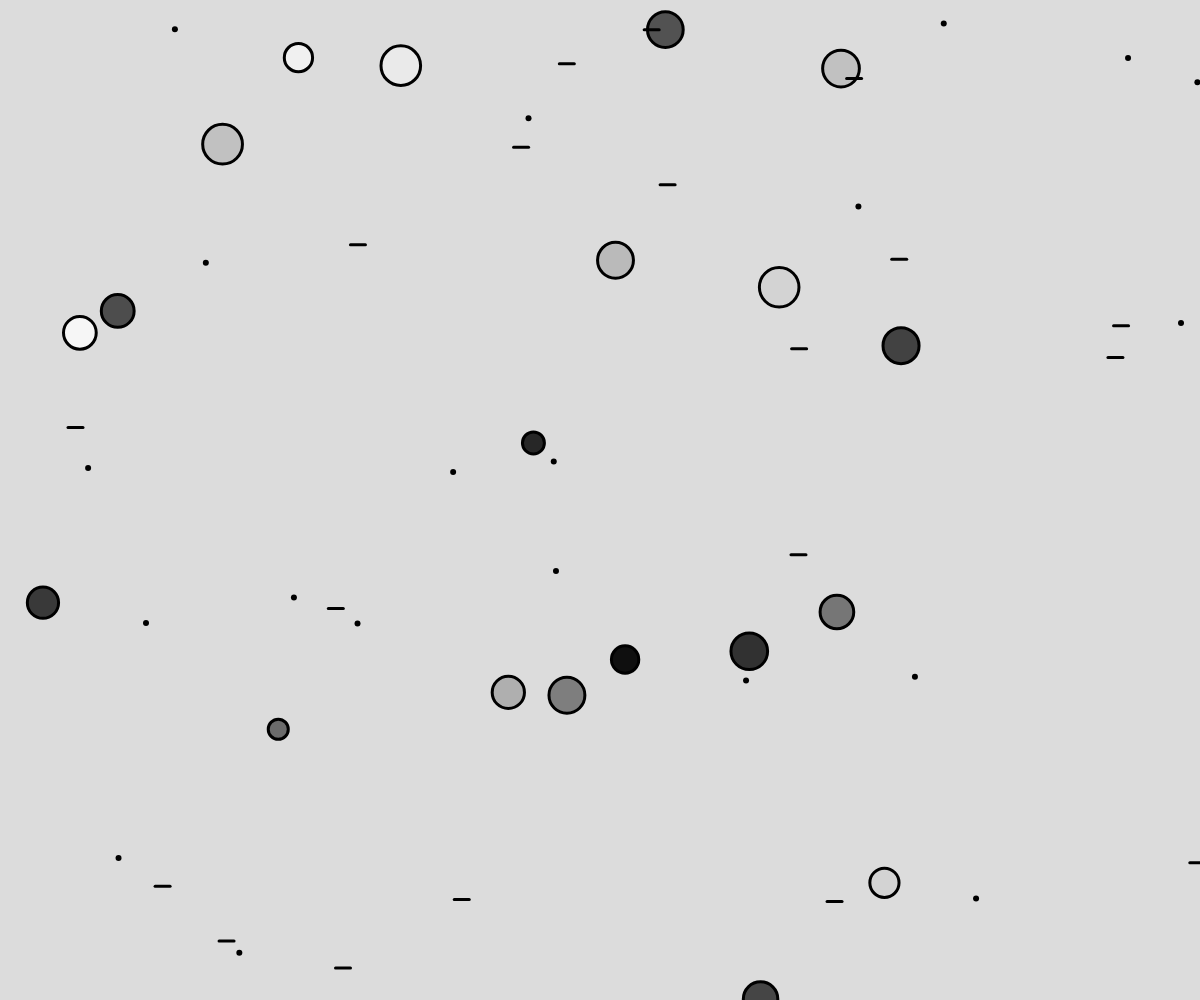
Frame 1 (no input)
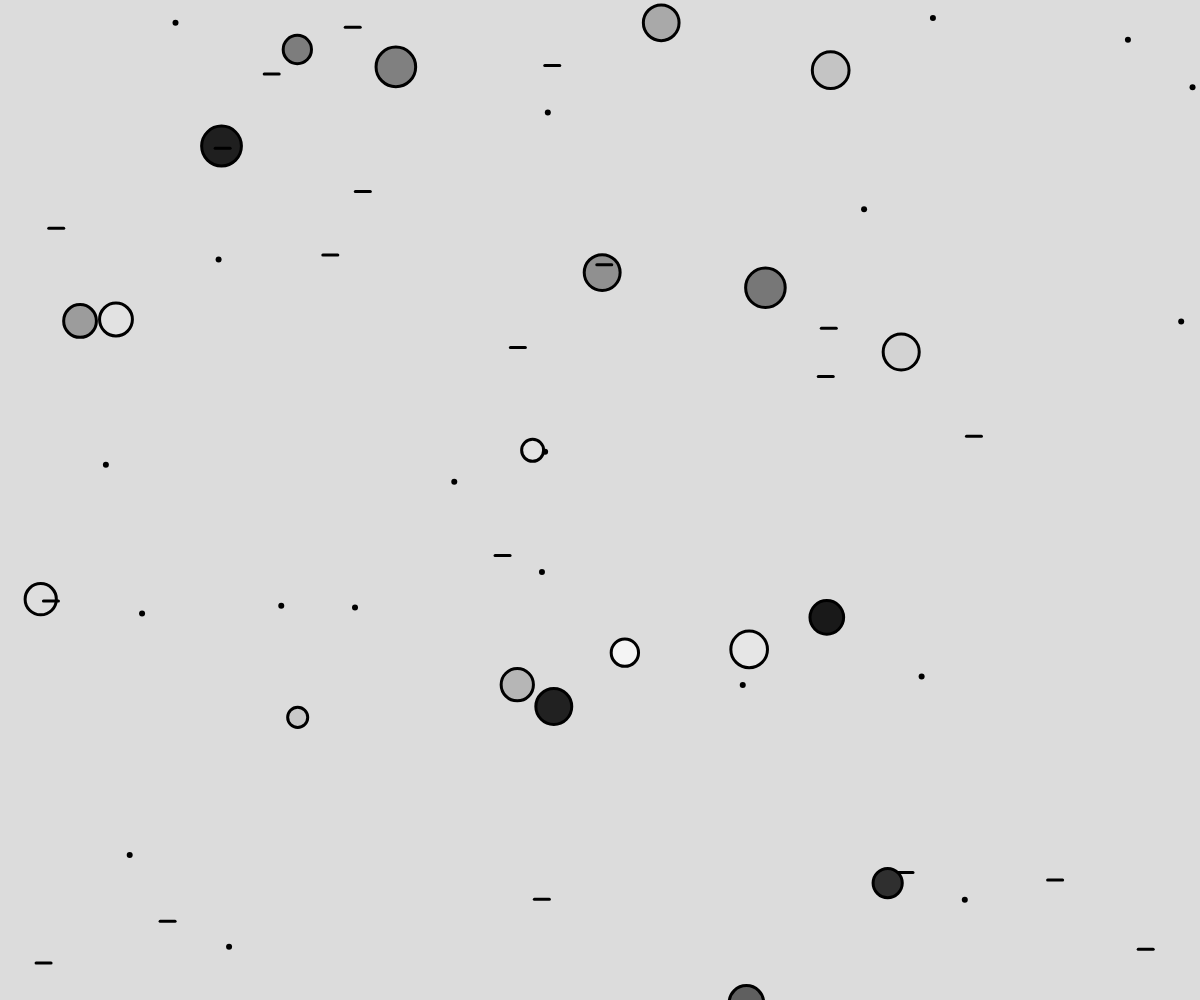
Frame 60 (no input)
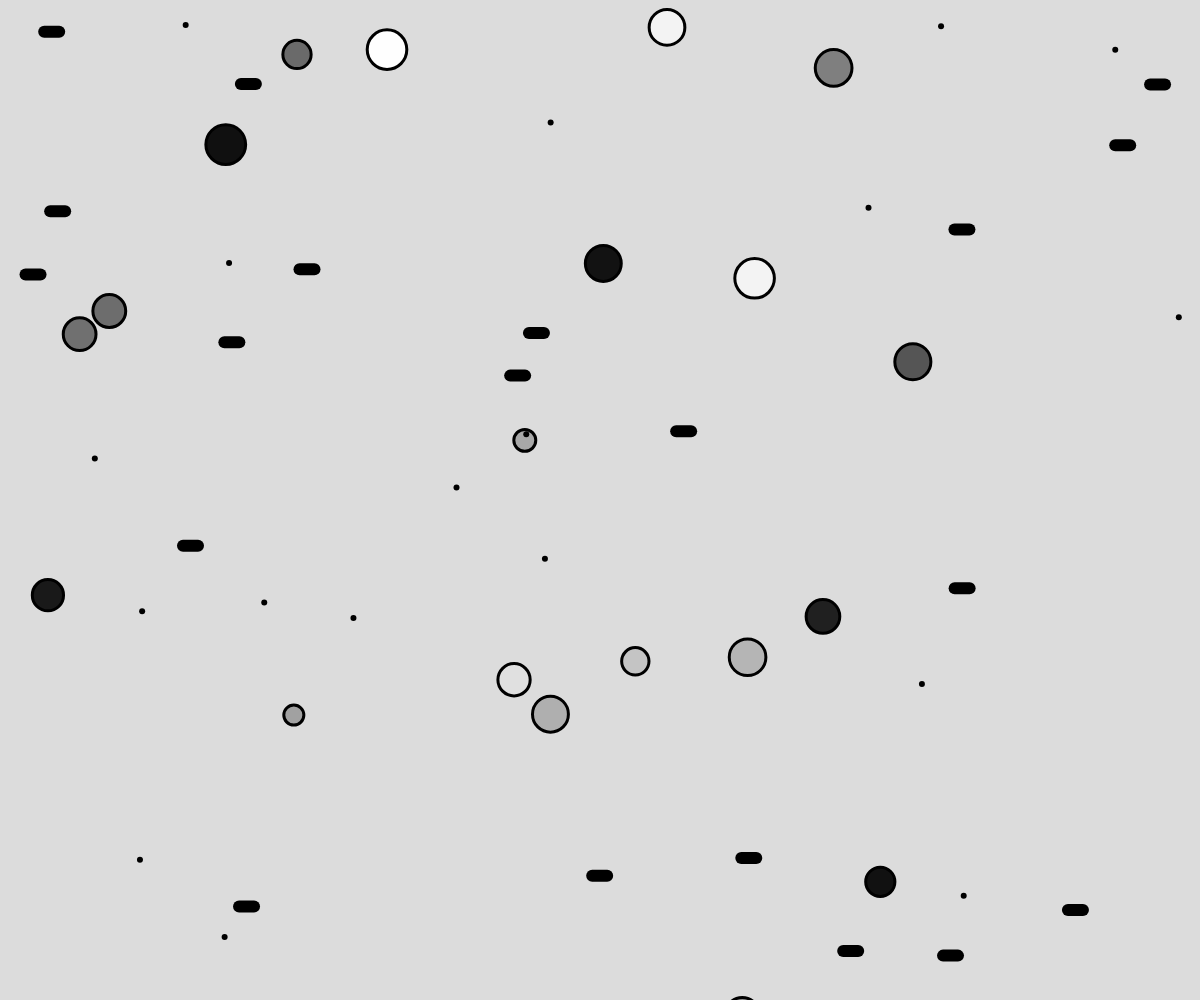
Frame 120 (the mouse pressed at the canvas centre since frame 60)

The p5.js sketch that drew these frames (run headless with seeded random() and noise() and a simulated clock; from frame 60 on, the mouse is pressed at the canvas centre):

// p5.js sketch
// ── sketch.js
// Inheritance and Code in Muitiple file
// joy M
// Oct 30, 2025

let objects = [];

function setup() {
  createCanvas(windowWidth, windowHeight);
  for (let i = 0; i < 20; i++){
    objects.push(new AnimatedObject(random(width), random(height)));
    objects.push(new CircleObject(random(width), random(height)));
    objects.push(new LineObject());
  }
}

function draw() {
  background(220);
  for (let o of objects){
    o.move();
    o.display();  
  }
}



// ── AnimatedObject.js
// Parent Class (" Super class")
// --- if all in one file, should occur first ---
class AnimatedObject{
    constructor(x,y){
      this.x = x;
      this.y = y;
      this.size = 6;
    }
  
    move(){ // add a wiggle effect
      this.x += random(-2, 2);
      this.y += random(-2, 2);
    }
    display(){
      strokeWeight(this.size);
      point(this.x, this.y);
    }
  }
// ── CircleObject.js
// Child Class #1 - Circle
class CircleObject extends AnimatedObject{
    constructor(x, y){
      super(x, y);
      // we can also add-on what was in the parent class
      this.size = random(20, 40);
    }
  
    // no mention of move()... it will be same as parent's move()
  
    display(){ // function ovverride; copies overtop of parent version
      if (dist (this.x, this.y, mouseX, mouseY) < this.size/2){
        fill(255, 204, 229);
      }
      else{
        fill(color(random(0,255)));
      }
      strokeWeight(3)
      circle(this.x, this.y, this.size);
    }
  }
// ── LineObject.js
class LineObject extends AnimatedObject{
    constructor(){
      super(random(width), random(height));
    }
  
    move(){ // combo override, but built on parent version
      super.move(); // runs the parent version move();
      this.x -= 5;
      if (this.x < 0){
        this.x = width   
      }
    }
  
    display(){
      if (mouseIsPressed){
        strokeWeight(12);
      }
      else{
        strokeWeight(3);
      }
      line(this.x, this.y, this.x + 15, this.y);
    }
  }
